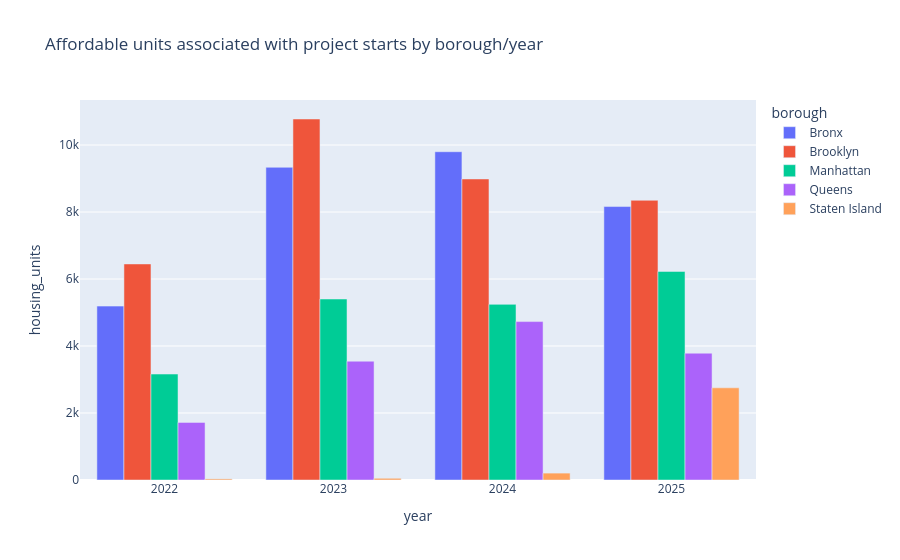
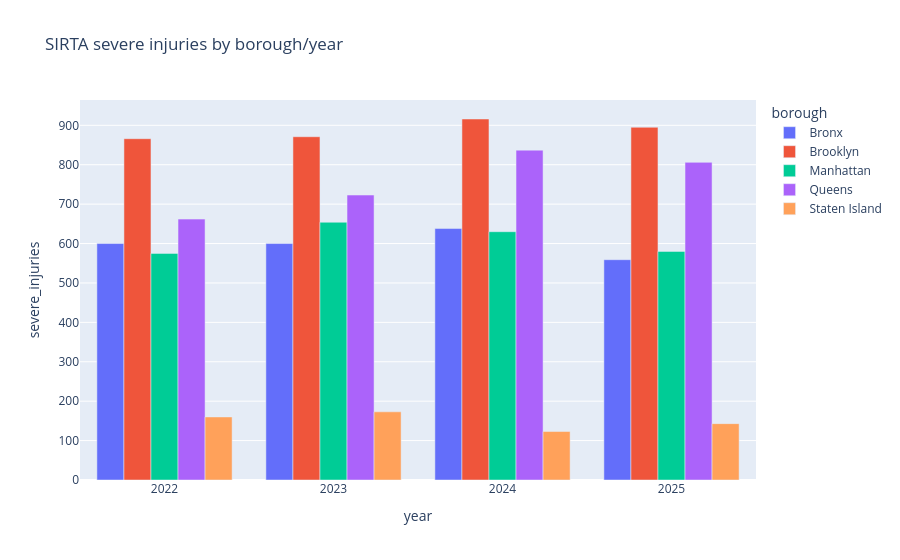
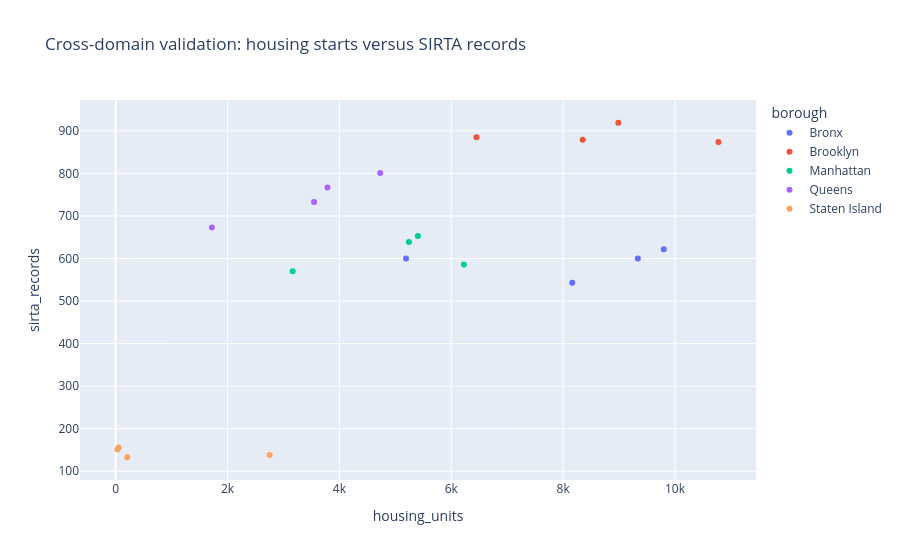

Notebook code cell kept with these figures, in order:
### Markdown cell above
## 5. Validation visualizations (and initial discovery)

These EDA charts are not the final 12 research-question charts. They verify group coverage and show the distribution of both source domains after cleaning and integration.

### Code cell
display(px.bar(integrated,x='year',y='housing_units',color='borough',barmode='group',
              title='Affordable units associated with project starts by borough/year'))
display(px.bar(integrated,x='year',y='severe_injuries',color='borough',barmode='group',
              title='SIRTA severe injuries by borough/year'))
display(px.scatter(integrated,x='housing_units',y='sirta_records',color='borough',hover_data=['year'],
                  title='Cross-domain validation: housing starts versus SIRTA records'))

### Figure 1 — Plotly figure (JSON) as saved in the notebook; plotly's stock layout.template omitted (floating-point values rounded to 4 significant figures)
{"data": [{"alignmentgroup": "True", "hovertemplate": "borough=Bronx<br>year=%{x}<br>housing_units=%{y}<extra></extra>", "legendgroup": "Bronx", "marker": {"color": "#636efa", "pattern": {"shape": ""}}, "name": "Bronx", "offsetgroup": "Bronx", "orientation": "v", "showlegend": true, "textposition": "auto", "type": "bar", "x": [2022, 2023, 2024, 2025], "xaxis": "x", "y": [5191.0, 9335.0, 9800.0, 8163.0], "yaxis": "y"}, {"alignmentgroup": "True", "hovertemplate": "borough=Brooklyn<br>year=%{x}<br>housing_units=%{y}<extra></extra>", "legendgroup": "Brooklyn", "marker": {"color": "#EF553B", "pattern": {"shape": ""}}, "name": "Brooklyn", "offsetgroup": "Brooklyn", "orientation": "v", "showlegend": true, "textposition": "auto", "type": "bar", "x": [2022, 2023, 2024, 2025], "xaxis": "x", "y": [6450.0, 10780.0, 8987.0, 8350.0], "yaxis": "y"}, {"alignmentgroup": "True", "hovertemplate": "borough=Manhattan<br>year=%{x}<br>housing_units=%{y}<extra></extra>", "legendgroup": "Manhattan", "marker": {"color": "#00cc96", "pattern": {"shape": ""}}, "name": "Manhattan", "offsetgroup": "Manhattan", "orientation": "v", "showlegend": true, "textposition": "auto", "type": "bar", "x": [2022, 2023, 2024, 2025], "xaxis": "x", "y": [3163.0, 5403.0, 5243.0, 6226.0], "yaxis": "y"}, {"alignmentgroup": "True", "hovertemplate": "borough=Queens<br>year=%{x}<br>housing_units=%{y}<extra></extra>", "legendgroup": "Queens", "marker": {"color": "#ab63fa", "pattern": {"shape": ""}}, "name": "Queens", "offsetgroup": "Queens", "orientation": "v", "showlegend": true, "textposition": "auto", "type": "bar", "x": [2022, 2023, 2024, 2025], "xaxis": "x", "y": [1720.0, 3547.0, 4729.0, 3786.0], "yaxis": "y"}, {"alignmentgroup": "True", "hovertemplate": "borough=Staten Island<br>year=%{x}<br>housing_units=%{y}<extra></extra>", "legendgroup": "Staten Island", "marker": {"color": "#FFA15A", "pattern": {"shape": ""}}, "name": "Staten Island", "offsetgroup": "Staten Island", "orientation": "v", "showlegend": true, "textposition": "auto", "type": "bar", "x": [2022, 2023, 2024, 2025], "xaxis": "x", "y": [33.0, 51.0, 206.0, 2752.0], "yaxis": "y"}], "layout": {"barmode": "group", "legend": {"title": {"text": "borough"}, "tracegroupgap": 0}, "title": {"text": "Affordable units associated with project starts by borough/year"}, "xaxis": {"anchor": "y", "domain": [0.0, 1.0], "title": {"text": "year"}}, "yaxis": {"anchor": "x", "domain": [0.0, 1.0], "title": {"text": "housing_units"}}}}

### Figure 2 — Plotly figure (JSON) as saved in the notebook; plotly's stock layout.template omitted (floating-point values rounded to 4 significant figures)
{"data": [{"alignmentgroup": "True", "hovertemplate": "borough=Bronx<br>year=%{x}<br>severe_injuries=%{y}<extra></extra>", "legendgroup": "Bronx", "marker": {"color": "#636efa", "pattern": {"shape": ""}}, "name": "Bronx", "offsetgroup": "Bronx", "orientation": "v", "showlegend": true, "textposition": "auto", "type": "bar", "x": [2022, 2023, 2024, 2025], "xaxis": "x", "y": [600.0, 600.0, 638.0, 559.0], "yaxis": "y"}, {"alignmentgroup": "True", "hovertemplate": "borough=Brooklyn<br>year=%{x}<br>severe_injuries=%{y}<extra></extra>", "legendgroup": "Brooklyn", "marker": {"color": "#EF553B", "pattern": {"shape": ""}}, "name": "Brooklyn", "offsetgroup": "Brooklyn", "orientation": "v", "showlegend": true, "textposition": "auto", "type": "bar", "x": [2022, 2023, 2024, 2025], "xaxis": "x", "y": [866.0, 871.0, 916.0, 895.0], "yaxis": "y"}, {"alignmentgroup": "True", "hovertemplate": "borough=Manhattan<br>year=%{x}<br>severe_injuries=%{y}<extra></extra>", "legendgroup": "Manhattan", "marker": {"color": "#00cc96", "pattern": {"shape": ""}}, "name": "Manhattan", "offsetgroup": "Manhattan", "orientation": "v", "showlegend": true, "textposition": "auto", "type": "bar", "x": [2022, 2023, 2024, 2025], "xaxis": "x", "y": [575.0, 654.0, 630.0, 580.0], "yaxis": "y"}, {"alignmentgroup": "True", "hovertemplate": "borough=Queens<br>year=%{x}<br>severe_injuries=%{y}<extra></extra>", "legendgroup": "Queens", "marker": {"color": "#ab63fa", "pattern": {"shape": ""}}, "name": "Queens", "offsetgroup": "Queens", "orientation": "v", "showlegend": true, "textposition": "auto", "type": "bar", "x": [2022, 2023, 2024, 2025], "xaxis": "x", "y": [662.0, 723.0, 837.0, 806.0], "yaxis": "y"}, {"alignmentgroup": "True", "hovertemplate": "borough=Staten Island<br>year=%{x}<br>severe_injuries=%{y}<extra></extra>", "legendgroup": "Staten Island", "marker": {"color": "#FFA15A", "pattern": {"shape": ""}}, "name": "Staten Island", "offsetgroup": "Staten Island", "orientation": "v", "showlegend": true, "textposition": "auto", "type": "bar", "x": [2022, 2023, 2024, 2025], "xaxis": "x", "y": [160.0, 173.0, 123.0, 143.0], "yaxis": "y"}], "layout": {"barmode": "group", "legend": {"title": {"text": "borough"}, "tracegroupgap": 0}, "title": {"text": "SIRTA severe injuries by borough/year"}, "xaxis": {"anchor": "y", "domain": [0.0, 1.0], "title": {"text": "year"}}, "yaxis": {"anchor": "x", "domain": [0.0, 1.0], "title": {"text": "severe_injuries"}}}}

### Figure 3 — Plotly figure (JSON) as saved in the notebook; plotly's stock layout.template omitted (floating-point values rounded to 4 significant figures)
{"data": [{"customdata": [[2022], [2023], [2024], [2025]], "hovertemplate": "borough=Bronx<br>housing_units=%{x}<br>sirta_records=%{y}<br>year=%{customdata[0]}<extra></extra>", "legendgroup": "Bronx", "marker": {"color": "#636efa", "symbol": "circle"}, "mode": "markers", "name": "Bronx", "orientation": "v", "showlegend": true, "type": "scatter", "x": [5191.0, 9335.0, 9800.0, 8163.0], "xaxis": "x", "y": [600, 600, 622, 543], "yaxis": "y"}, {"customdata": [[2022], [2023], [2024], [2025]], "hovertemplate": "borough=Brooklyn<br>housing_units=%{x}<br>sirta_records=%{y}<br>year=%{customdata[0]}<extra></extra>", "legendgroup": "Brooklyn", "marker": {"color": "#EF553B", "symbol": "circle"}, "mode": "markers", "name": "Brooklyn", "orientation": "v", "showlegend": true, "type": "scatter", "x": [6450.0, 10780.0, 8987.0, 8350.0], "xaxis": "x", "y": [885, 874, 919, 879], "yaxis": "y"}, {"customdata": [[2022], [2023], [2024], [2025]], "hovertemplate": "borough=Manhattan<br>housing_units=%{x}<br>sirta_records=%{y}<br>year=%{customdata[0]}<extra></extra>", "legendgroup": "Manhattan", "marker": {"color": "#00cc96", "symbol": "circle"}, "mode": "markers", "name": "Manhattan", "orientation": "v", "showlegend": true, "type": "scatter", "x": [3163.0, 5403.0, 5243.0, 6226.0], "xaxis": "x", "y": [570, 653, 639, 586], "yaxis": "y"}, {"customdata": [[2022], [2023], [2024], [2025]], "hovertemplate": "borough=Queens<br>housing_units=%{x}<br>sirta_records=%{y}<br>year=%{customdata[0]}<extra></extra>", "legendgroup": "Queens", "marker": {"color": "#ab63fa", "symbol": "circle"}, "mode": "markers", "name": "Queens", "orientation": "v", "showlegend": true, "type": "scatter", "x": [1720.0, 3547.0, 4729.0, 3786.0], "xaxis": "x", "y": [673, 733, 801, 767], "yaxis": "y"}, {"customdata": [[2022], [2023], [2024], [2025]], "hovertemplate": "borough=Staten Island<br>housing_units=%{x}<br>sirta_records=%{y}<br>year=%{customdata[0]}<extra></extra>", "legendgroup": "Staten Island", "marker": {"color": "#FFA15A", "symbol": "circle"}, "mode": "markers", "name": "Staten Island", "orientation": "v", "showlegend": true, "type": "scatter", "x": [33.0, 51.0, 206.0, 2752.0], "xaxis": "x", "y": [151, 156, 133, 138], "yaxis": "y"}], "layout": {"legend": {"title": {"text": "borough"}, "tracegroupgap": 0}, "title": {"text": "Cross-domain validation: housing starts versus SIRTA records"}, "xaxis": {"anchor": "y", "domain": [0.0, 1.0], "title": {"text": "housing_units"}}, "yaxis": {"anchor": "x", "domain": [0.0, 1.0], "title": {"text": "sirta_records"}}}}
